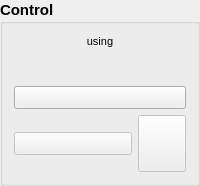
      <widget class="QGroupBox" name="groupBox_7">
       <property name="sizePolicy">
        <sizepolicy hsizetype="Minimum" vsizetype="Minimum">
         <horstretch>0</horstretch>
         <verstretch>0</verstretch>
        </sizepolicy>
       </property>
       <property name="font">
        <font>
         <pointsize>11</pointsize>
         <weight>75</weight>
         <bold>true</bold>
        </font>
       </property>
       <property name="title">
        <string>Control</string>
       </property>
       <layout class="QGridLayout" name="gridLayout_25">
        <item row="0" column="1" colspan="3">
         <widget class="QLabel" name="DBLabel">
          <property name="font">
           <font>
            <pointsize>8</pointsize>
            <weight>50</weight>
            <bold>false</bold>
           </font>
          </property>
          <property name="text">
           <string>using</string>
          </property>
          <property name="alignment">
           <set>Qt::AlignCenter</set>
          </property>
         </widget>
        </item>
        <item row="1" column="1" colspan="3">
         <layout class="QHBoxLayout" name="settingsLayout">
          <item>
           <widget class="QPushButton" name="configDelButton">
            <property name="enabled">
             <bool>false</bool>
            </property>
            <property name="maximumSize">
             <size>
              <width>40</width>
              <height>999</height>
             </size>
            </property>
            <property name="toolTip">
             <string>delete the selected configuration</string>
            </property>
            <property name="text">
             <string/>
            </property>
            <property name="icon">
             <iconset resource="groressources.qrc">
              <normaloff>:/images/images/delete.png</normaloff>:/images/images/delete.png</iconset>
            </property>
            <property name="shortcut">
             <string>Del</string>
            </property>
            <property name="flat">
             <bool>true</bool>
            </property>
           </widget>
          </item>
         </layout>
        </item>
        <item row="2" column="1" colspan="3">
         <widget class="QPushButton" name="setupButton">
          <property name="enabled">
           <bool>true</bool>
          </property>
          <property name="font">
           <font>
            <pointsize>10</pointsize>
           </font>
          </property>
          <property name="focusPolicy">
           <enum>Qt::StrongFocus</enum>
          </property>
          <property name="toolTip">
           <string>configure the crawler</string>
          </property>
          <property name="text">
           <string/>
          </property>
          <property name="icon">
           <iconset resource="groressources.qrc">
            <normaloff>:/images/images/setup.png</normaloff>:/images/images/setup.png</iconset>
          </property>
          <property name="iconSize">
           <size>
            <width>22</width>
            <height>22</height>
           </size>
          </property>
          <property name="default">
           <bool>false</bool>
          </property>
         </widget>
        </item>
        <item row="3" column="1">
         <widget class="QPushButton" name="goButton">
          <property name="enabled">
           <bool>false</bool>
          </property>
          <property name="sizePolicy">
           <sizepolicy hsizetype="MinimumExpanding" vsizetype="Fixed">
            <horstretch>0</horstretch>
            <verstretch>0</verstretch>
           </sizepolicy>
          </property>
          <property name="minimumSize">
           <size>
            <width>77</width>
            <height>0</height>
           </size>
          </property>
          <property name="font">
           <font>
            <pointsize>10</pointsize>
            <weight>50</weight>
            <bold>false</bold>
           </font>
          </property>
          <property name="toolTip">
           <string>click here to start collecting pages from the internet</string>
          </property>
          <property name="styleSheet">
           <string notr="true"/>
          </property>
          <property name="text">
           <string/>
          </property>
          <property name="icon">
           <iconset resource="groressources.qrc">
            <normaloff>:/images/images/gromoteurgo.png</normaloff>:/images/images/gromoteurgo.png</iconset>
          </property>
          <property name="iconSize">
           <size>
            <width>50</width>
            <height>50</height>
           </size>
          </property>
          <property name="checkable">
           <bool>true</bool>
          </property>
         </widget>
        </item>
        <item row="3" column="2" colspan="2">
         <widget class="QPushButton" name="pauseButton">
          <property name="enabled">
           <bool>false</bool>
          </property>
          <property name="sizePolicy">
           <sizepolicy hsizetype="Fixed" vsizetype="Fixed">
            <horstretch>0</horstretch>
            <verstretch>0</verstretch>
           </sizepolicy>
          </property>
          <property name="minimumSize">
           <size>
            <width>0</width>
            <height>57</height>
           </size>
          </property>
          <property name="toolTip">
           <string>pause collecting web pages</string>
          </property>
          <property name="text">
           <string/>
          </property>
          <property name="icon">
           <iconset resource="groressources.qrc">
            <normaloff>:/images/images/tool_pause.png</normaloff>:/images/images/tool_pause.png</iconset>
          </property>
          <property name="checkable">
           <bool>true</bool>
          </property>
          <property name="flat">
           <bool>false</bool>
          </property>
         </widget>
        </item>
       </layout>
      </widget>
